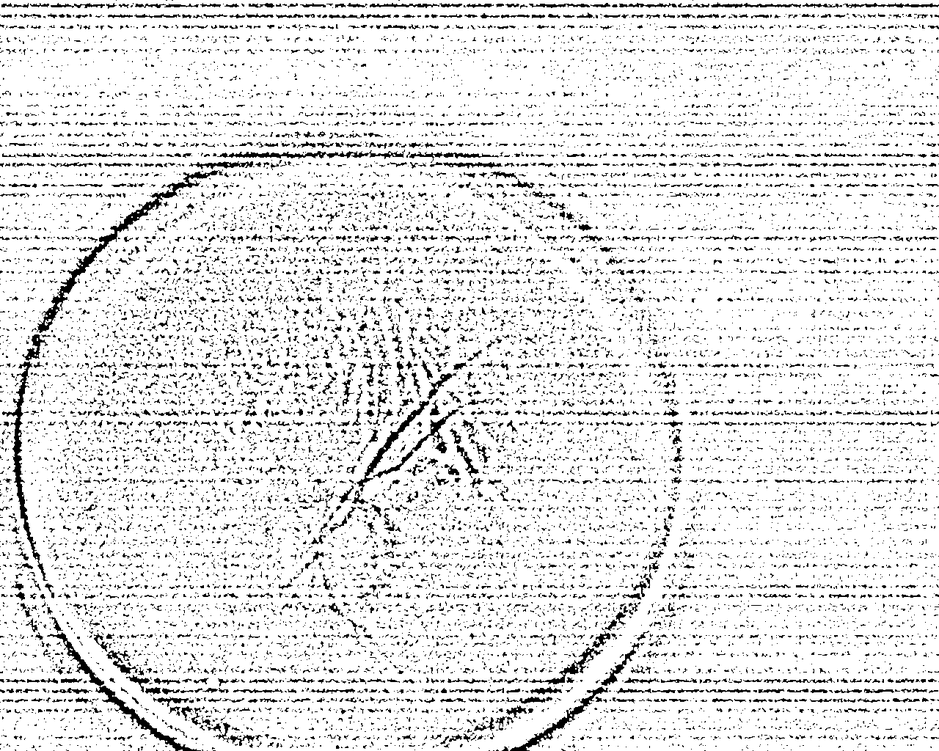
#> input picture dilate.png, 939 x 751 px, shrunk from 1280 x 1024 before the run, given in place of 2023-08-17 20-04-44.800_gantei1009_2_1.tiff, which was not available
$ python templatematching.py
#> lines starting #> are read from the running program, lines starting #| are printed output that depends on the picture; after the words box and inside, x2 and y2 are one past the last pixel; in counts of white or black regions, pixels touching at a corner belong together; pictures that were not available may be replaced by others from this repository, and a replacement may not be noted
"""
  テンプレートマッチングを行うプログラム
"""

import cv2

if __name__ =="__main__":
  #input image
   img = cv2.imread('/Volumes/Extreme SSD/gantei1009/2023-08-17 20-04-44.800_gantei1009_2_1.tiff')
#> img is the input picture: shape (751, 939, 3); min 0, max 255, mean 228.2
   temp = cv2.imread("/Users/masayakinefuchi/labo/imagesensing2/ImageSensing2/template.png")
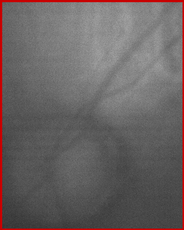
#> input picture template.png, 184 x 230 px, shrunk from 251 x 314 before the run, found by its file name
#> temp is the input picture: shape (230, 184, 3); mean B, G, R 98.6, 98.6, 105.6


   height,width = temp.shape[:2]
#> height = 230; width = 184


   ##template matching
   match = cv2.matchTemplate(img,temp,cv2.TM_CCOEFF_NORMED)#ZNCC
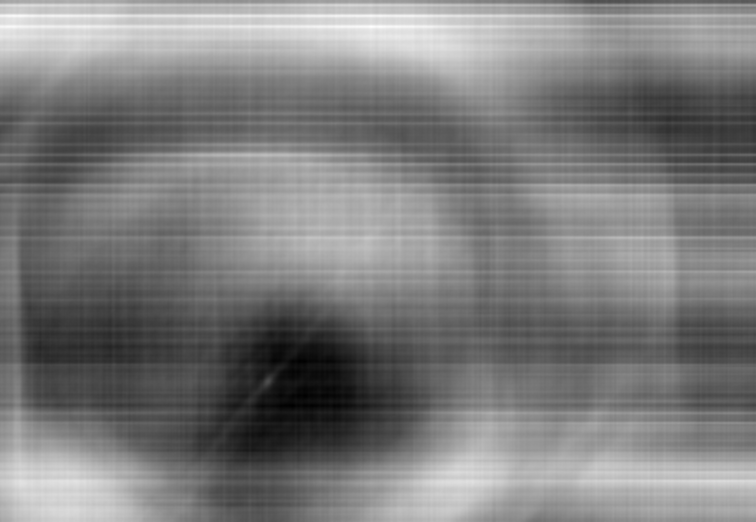
#> match: shape (522, 756) float32; min -0.129, max 0.163, mean 0.0146; drawn with min black and max white
   min_value,max_value ,min_pt,max_pt = cv2.minMaxLoc(match)
#> min_value = -0.129; max_value = 0.163; min_pt = (292, 405); max_pt = (371, 26)
   pt = max_pt
#> pt = (371, 26)
   ##output result
   cv2.rectangle(img,(pt[0],pt[1]),(pt[0]+width,pt[1]+height),(0,0,200),3)
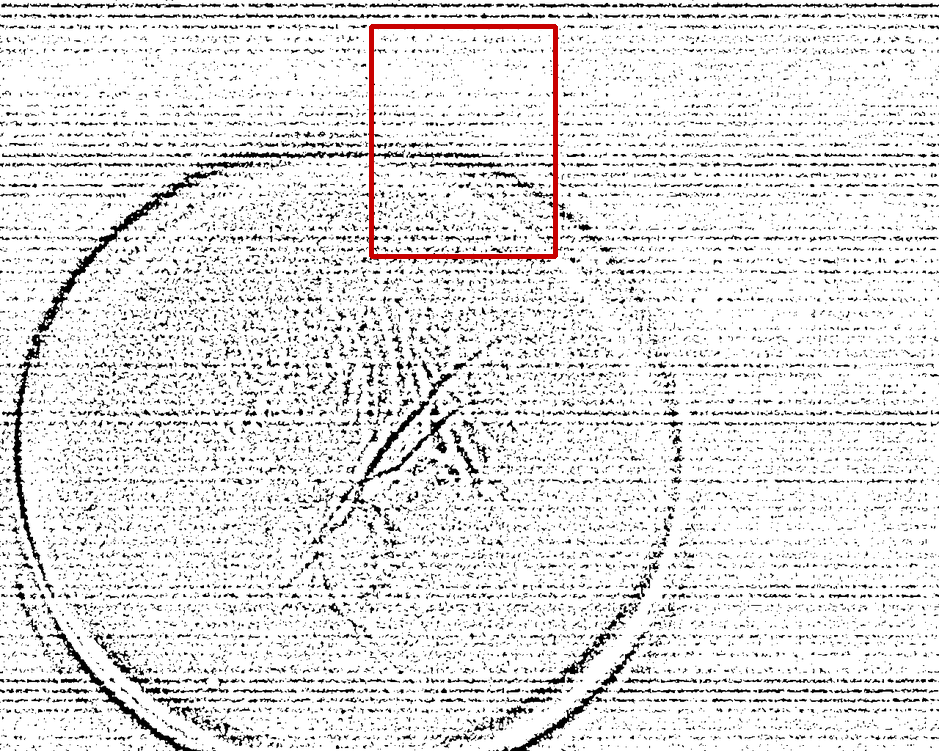
#> img: shape (751, 939, 3); 0.59% of pixels changed, all inside (x1, y1, x2, y2) = (369, 24, 558, 259)
   cv2.imwrite("result"+ ".jpg",img)
